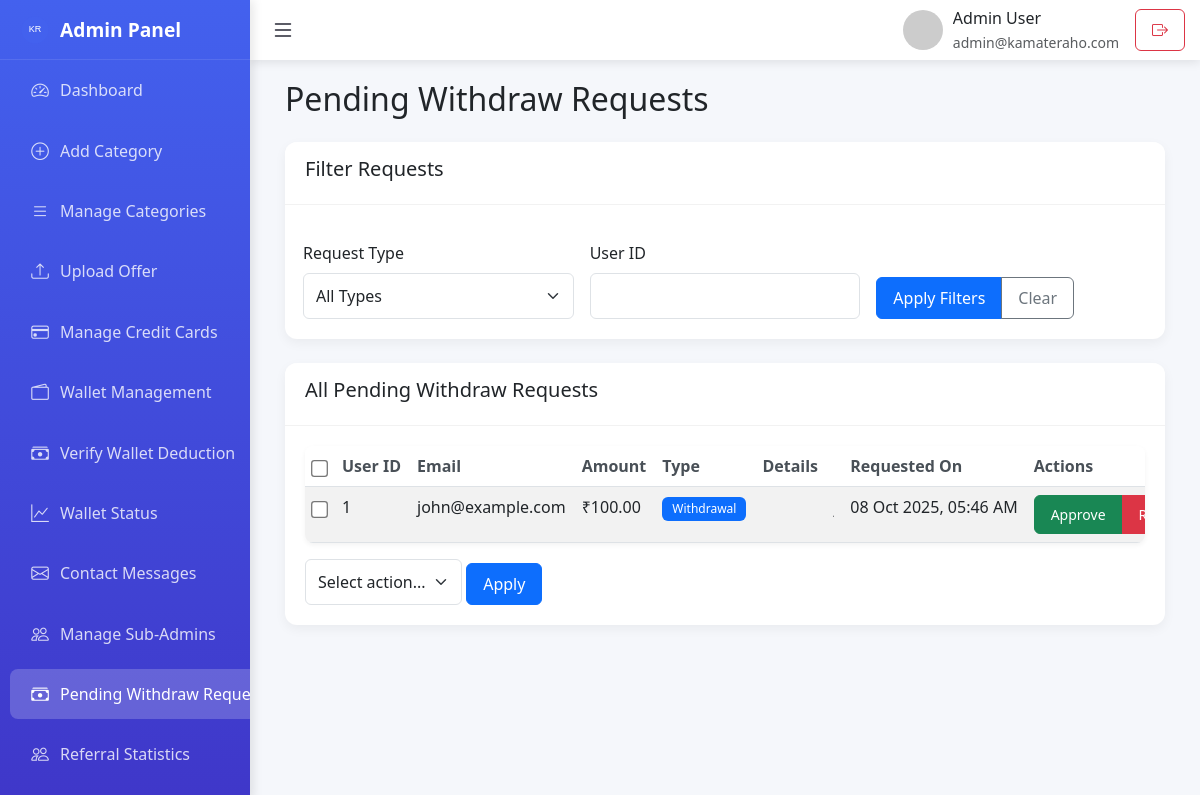
The page /admin/pending_withdraw_requests.php on the database its author committed.
### tables this page shows
CREATE TABLE IF NOT EXISTS withdraw_requests (
    id INT(11) AUTO_INCREMENT PRIMARY KEY,
    user_id INT(11) NOT NULL,
    amount DECIMAL(10, 2) NOT NULL,
    upi_id VARCHAR(255) NOT NULL,
    screenshot VARCHAR(255),
    status ENUM('pending', 'approved', 'rejected') DEFAULT 'pending',
    offer_title VARCHAR(255),
    offer_description TEXT,
    created_at TIMESTAMP DEFAULT CURRENT_TIMESTAMP,
    FOREIGN KEY (user_id) REFERENCES users(id) ON DELETE CASCADE
);

CREATE TABLE IF NOT EXISTS users (
    id INT(11) AUTO_INCREMENT PRIMARY KEY,
    name VARCHAR(255) NOT NULL,
    email VARCHAR(255) UNIQUE NOT NULL,
    phone VARCHAR(20),
    city VARCHAR(100),
    state VARCHAR(100),
    password VARCHAR(255) NOT NULL,
    wallet_balance DECIMAL(10, 2) DEFAULT 0.00,
    referral_code VARCHAR(50),
    created_at TIMESTAMP DEFAULT CURRENT_TIMESTAMP
);

### admin/pending_withdraw_requests.php (the view, shortened to what this page needs)
<?php
include '../config/db.php';
include 'includes/admin_layout.php';
$filter_type = isset($_GET['type']) ? $_GET['type'] : '';
$filter_user_id = isset($_GET['user_id']) ? $_GET['user_id'] : '';
$sql = "SELECT wr.*, u.name, u.email, u.id as user_id FROM withdraw_requests wr
        JOIN users u ON wr.user_id = u.id
        WHERE wr.status = 'pending'";
$params = [];
$sql .= " ORDER BY wr.created_at DESC";
try {
    $stmt = $pdo->prepare($sql);
    $stmt->execute($params);
    $pending_withdraw_requests = $stmt->fetchAll(PDO::FETCH_ASSOC);
} catch(PDOException $e) {
    $error = "Error fetching pending withdraw requests: " . $e->getMessage();
    $pending_withdraw_requests = [];
}
$selected_checkboxes = [];
?>
<div class="container-fluid">
    <h2 class="mb-4">Pending Withdraw Requests</h2>
    <div class="card mb-4">
        <div class="card-header">
            <h5>Filter Requests</h5>
        </div>
        <div class="card-body">
            <form method="GET" class="row g-3" id="filterForm">
                <div class="col-md-4">
                    <label for="type" class="form-label">Request Type</label>
                    <select name="type" id="type" class="form-select">
                        <option value="">All Types</option>
                    </select>
                </div>
                <div class="col-md-4">
                    <label for="user_id" class="form-label">User ID</label>
                    <input type="number" name="user_id" id="user_id" class="form-control" value="<?php echo htmlspecialchars($filter_user_id); ?>">
                </div>
                <div class="col-md-4 d-flex align-items-end">
                    <div class="btn-group" role="group">
                        <button type="submit" class="btn btn-primary">Apply Filters</button>
                        <a href="pending_withdraw_requests.php" class="btn btn-outline-secondary">Clear</a>
                    </div>
                </div>
            </form>
        </div>
    </div>
    <div class="card">
        <div class="card-header">
            <h5>All Pending Withdraw Requests</h5>
        </div>
        <div class="card-body">
            <?php if (empty($pending_withdraw_requests)): ?>
                <p>No pending withdraw requests <?php echo (!empty($filter_type) || !empty($filter_user_id)) ? 'match your filters' : ''; ?>.</p>
            <?php else: ?>
                <form method="POST" id="batchForm">
                    <div class="table-responsive">
                        <table class="table table-striped">
                            <thead>
                                <tr>
                                    <th><input type="checkbox" id="selectAll"></th>
                                    <th>User ID</th>
                                    <th>Email</th>
                                    <th>Amount</th>
                                    <th>Type</th>
                                    <th>Details</th>
                                    <th>Requested On</th>
                                    <th>Actions</th>
                                </tr>
                            </thead>
                            <tbody>
                                <?php foreach ($pending_withdraw_requests as $request): ?>
                                    <tr>
                                        <td><input type="checkbox" name="selected_requests[]" value="<?php echo $request['id']; ?>"
                                            <?php echo in_array($request['id'], $selected_checkboxes) ? 'checked' : ''; ?>></td>
                                        <td><?php echo htmlspecialchars($request['user_id']); ?></td>
                                        <td><?php echo htmlspecialchars($request['email']); ?></td>
                                        <td>₹<?php echo number_format($request['amount'], 2); ?></td>
                                        <td>
                                            <?php if (strpos($request['upi_id'], 'purchase@') === 0): ?>
                                                <span class="badge bg-success">Purchase Request</span>
                                            <?php else: ?>
                                                <span class="badge bg-primary">Withdrawal</span>
                                            <?php endif; ?>
                                        </td>
                                        <td>
                                            <?php if (!empty($request['offer_title'])): ?>
                                                <div>
                                                    <strong><?php echo htmlspecialchars($request['offer_title']); ?></strong><br>
                                                    <div class="text-truncate-slider" style="max-width: 200px; overflow: hidden; position: relative;">
                                                        <div class="slider-text" style="white-space: nowrap; display: inline-block;">
                                                            <?php echo htmlspecialchars($request['offer_description']); ?>
                                                        </div>
                                                    </div>
                                                </div>
                                            <?php else: ?>
                                                <div class="text-truncate-slider" style="max-width: 200px; overflow: hidden; position: relative;">
                                                    <div class="slider-text" style="white-space: nowrap; display: inline-block;">
                                                    </div>
                                                </div>
                                            <?php endif; ?>
                                        </td>
                                        <td><?php echo date('d M Y, h:i A', strtotime($request['created_at'])); ?></td>
                                        <td>
                                            <div class="btn-group btn-group-sm" role="group">
                                                <a href="approve_withdraw.php?id=<?php echo $request['id']; ?>&action=approve"
                                                   class="btn btn-success">Approve</a>
                                                <a href="approve_withdraw.php?id=<?php echo $request['id']; ?>&action=reject"
                                                   class="btn btn-danger">Reject</a>
                                            </div>
                                        </td>
                                    </tr>
                                <?php endforeach; ?>
                            </tbody>
                        </table>
                    </div>
                    <div class="mt-3">
                        <select name="batch_action" class="form-select d-inline-block w-auto">
                            <option value="">Select action...</option>
                        </select>
                        <button type="submit" class="btn btn-primary" onclick="return confirm('Are you sure you want to perform this action on selected requests?')">Apply</button>
                    </div>
                </form>
            <?php endif; ?>
        </div>
    </div>
</div>
<?php include 'includes/admin_footer.php'; ?>

### admin/assets/admin.css (style rules this page uses)
.card { transition: all 0.3s ease; margin-bottom: 20px; }
.card-body { padding: 1.25rem; }
.table th { font-weight: 600; color: #495057; }
.table-responsive { border-radius: 8px; overflow: hidden; box-shadow: 0 2px 5px rgba(0, 0, 0, 0.05); }
.table { margin-bottom: 0; }
.table th, .table td { white-space: nowrap; }
.badge { padding: 6px 10px; font-weight: 500; }
.btn { border-radius: 6px; padding: 8px 16px; font-weight: 500; }
.form-control, .form-select { border-radius: 6px; padding: 10px 12px; }
.form-label { font-weight: 500; margin-bottom: 0.5rem; }
@media (max-width: 1200px) { .container-fluid { padding: 0 15px; } }
@media (max-width: 1200px) { .row { margin: 0 -10px; } }

### admin/assets/admin_batch.css (style rules this page uses)
.table th input[type="checkbox"], .table td input[type="checkbox"] { transform: scale(1.3); margin: 0; cursor: pointer; }
.table th input[type="checkbox"] { vertical-align: middle; }
.table td input[type="checkbox"] { vertical-align: middle; }
#selectAll { transform: scale(1.3); margin: 0; cursor: pointer; vertical-align: middle; }

### admin/includes/admin_layout.php (style rules this page uses)
:root { --sidebar-width: 250px; --header-height: 60px; --primary-color: #4361ee; --secondary-color: #3f37c9; --success-color: #4cc9f0; --dark-color: #1d1e2c; --light-color: #f8f9fa; }
body { background-color: #f5f7fb; font-family: 'Segoe UI', Tahoma, Geneva, Verdana, sans-serif; }
.card { border: none; border-radius: 12px; box-shadow: 0 4px 12px rgba(0, 0, 0, 0.05); margin-bottom: 20px; transition: transform 0.3s; }
.card-header { background-color: white; border-bottom: 1px solid rgba(0, 0, 0, 0.05); font-weight: 600; padding: 15px 20px; border-radius: 12px 12px 0 0 !important; }
.slider-text { animation: slide-left 10s linear infinite; padding-left: 100%; }
.text-truncate-slider .slider-text { animation-play-state: paused; }

### rows shown on the page
withdraw_requests: user "1", user.email "john@example.com", amount "100.00", upi_id "Withdrawal", created_at "08 Oct 2025, 05:46 AM"

### other values the page prints
$admin_name "Admin User"
$admin_email "admin@kamateraho.com"
